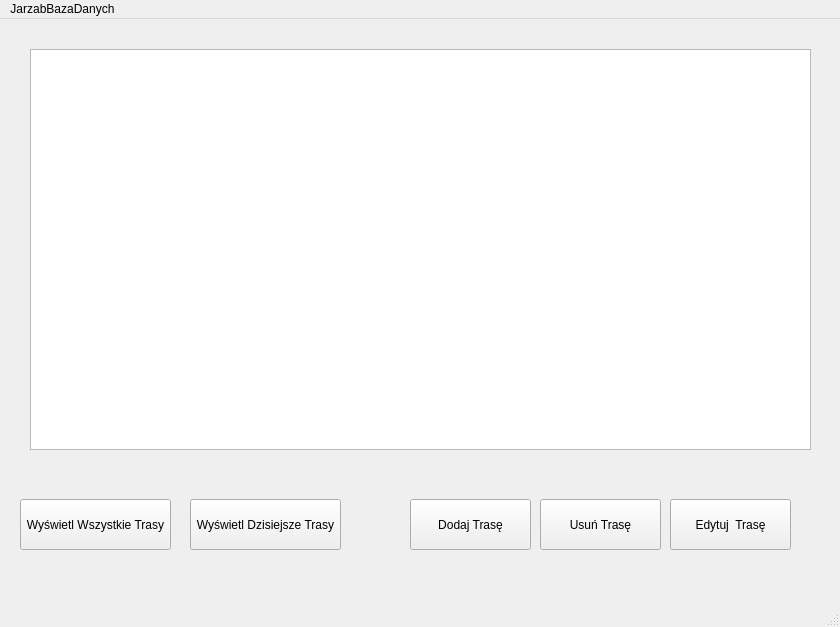
<?xml version="1.0" encoding="UTF-8"?>
<ui version="4.0">
 <class>MainWindow</class>
 <widget class="QMainWindow" name="MainWindow">
  <property name="geometry">
   <rect>
    <x>0</x>
    <y>0</y>
    <width>840</width>
    <height>627</height>
   </rect>
  </property>
  <property name="windowTitle">
   <string>Jarząb Przewozy Baza Danych</string>
  </property>
  <widget class="QWidget" name="centralwidget">
   <widget class="QPushButton" name="dzisiejszetrasyguzik">
    <property name="geometry">
     <rect>
      <x>190</x>
      <y>480</y>
      <width>151</width>
      <height>51</height>
     </rect>
    </property>
    <property name="text">
     <string>Wyświetl Dzisiejsze Trasy</string>
    </property>
   </widget>
   <widget class="QPushButton" name="wszystkietrasyguzik">
    <property name="geometry">
     <rect>
      <x>20</x>
      <y>480</y>
      <width>151</width>
      <height>51</height>
     </rect>
    </property>
    <property name="text">
     <string>Wyświetl Wszystkie Trasy</string>
    </property>
   </widget>
   <widget class="QPushButton" name="dodajtraseguzik">
    <property name="geometry">
     <rect>
      <x>410</x>
      <y>480</y>
      <width>121</width>
      <height>51</height>
     </rect>
    </property>
    <property name="text">
     <string>Dodaj Trasę</string>
    </property>
   </widget>
   <widget class="QTableWidget" name="tabela">
    <property name="geometry">
     <rect>
      <x>30</x>
      <y>30</y>
      <width>781</width>
      <height>401</height>
     </rect>
    </property>
   </widget>
   <widget class="QPushButton" name="usuntraseguzik">
    <property name="geometry">
     <rect>
      <x>540</x>
      <y>480</y>
      <width>121</width>
      <height>51</height>
     </rect>
    </property>
    <property name="text">
     <string>Usuń Trasę</string>
    </property>
   </widget>
   <widget class="QPushButton" name="edytujtraseguzik">
    <property name="geometry">
     <rect>
      <x>670</x>
      <y>480</y>
      <width>121</width>
      <height>51</height>
     </rect>
    </property>
    <property name="text">
     <string>Edytuj  Trasę</string>
    </property>
   </widget>
  </widget>
  <widget class="QMenuBar" name="menubar">
   <property name="geometry">
    <rect>
     <x>0</x>
     <y>0</y>
     <width>840</width>
     <height>33</height>
    </rect>
   </property>
   <widget class="QMenu" name="menuJarzabBazaDanych_v1">
    <property name="title">
     <string>JarzabBazaDanych</string>
    </property>
   </widget>
   <addaction name="menuJarzabBazaDanych_v1"/>
  </widget>
  <widget class="QStatusBar" name="statusbar"/>
 </widget>
 <resources/>
 <connections/>
</ui>
